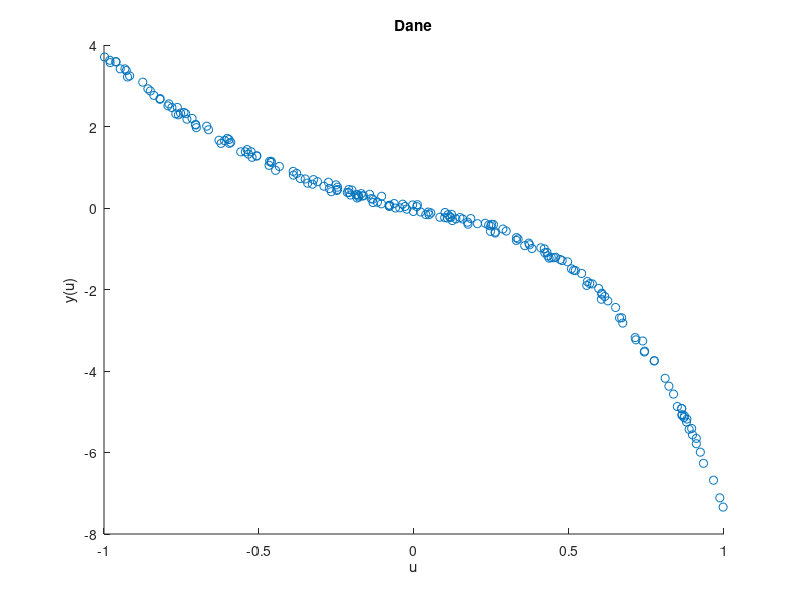
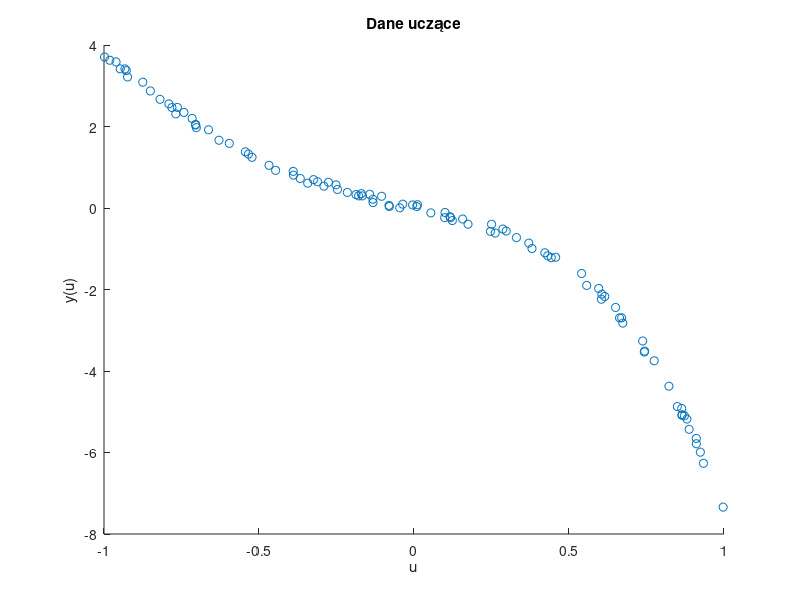
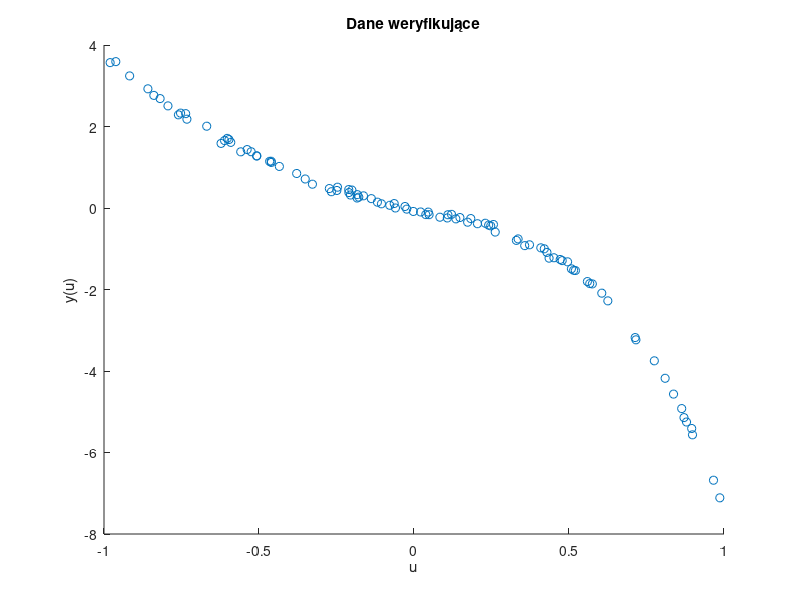

These charts were generated, in order, by the following MATLAB code: (Note: this script raises an error after producing the figures.)
%Michał Stolarz
%Projekt nr 2 MODI

%pobranie danych
fileID = fopen('danestat41.txt','r');
formatSpec = '%g';
sizeA = [2 Inf];
A = fscanf(fileID,formatSpec,sizeA)
fclose(fileID);
A=A'

%wykres
X=A(1:end,1)
Y=A(1:end,2)
figure
hold on
scatter(X,Y,'red')
title('Dane')
xlabel('u');
ylabel('y(u)');
hold off

%zbiór uczący
X_ucz = X(1:2:end);
Y_ucz = Y(1:2:end);
figure
hold on
scatter(X_ucz,Y_ucz,'red')
title('Dane uczące')
xlabel('u');
ylabel('y(u)');
hold off

%zbiór weryfikujący
X_wer = X(2:2:end);
Y_wer = Y(2:2:end); 
figure
hold on
scatter(X_wer,Y_wer,'red')
title('Dane weryfikujące')
xlabel('u');
ylabel('y(u)');
hold off

%statyczny model liniowy
M = [X_ucz,ones(100,1)]
w = M\Y_ucz % współczynniki funkcji liniowej

%charakterystyka statyczna
syms u
y = symfun(u*w(1) + w(2),u);

figure
hold on
fplot(y,[-1,1])
title('Charakterystyka statyczna')
xlabel('u');
ylabel('y(u)');
hold off

%błąd dla zbioru uczącego
E_ucz=0;

E = (Y_ucz - M*w).^2; %wektor z błędami
for i = 1:1:100
    E_ucz = E_ucz+E(i) ;
end

%błąd dla zbioru weryfikujacego
E_wer=0;
M1 = [X_wer,ones(100,1)];

E = (Y_wer - M1*w).^2; %wektor z błędami
for i = 1:1:100
    E_wer = E_wer+E(i) ;
end

%wyjście modelu na tle zbioru danych uczących
figure
hold on
scatter(X_ucz,Y_ucz,'red')
scatter(X_ucz,M*w,'blue')
title('Wyjście modelu na tle danych uczących')
xlabel('u');
ylabel('y(u)');
hold off

%wyjście modelu na tle zbioru danych weryfikujących
figure
hold on
scatter(X_wer,Y_wer,'red')
scatter(X_wer,M1*w,'blue')
title('Wyjście modelu na tle danych weryfikujących')
xlabel('u');
ylabel('y(u)');
hold off


